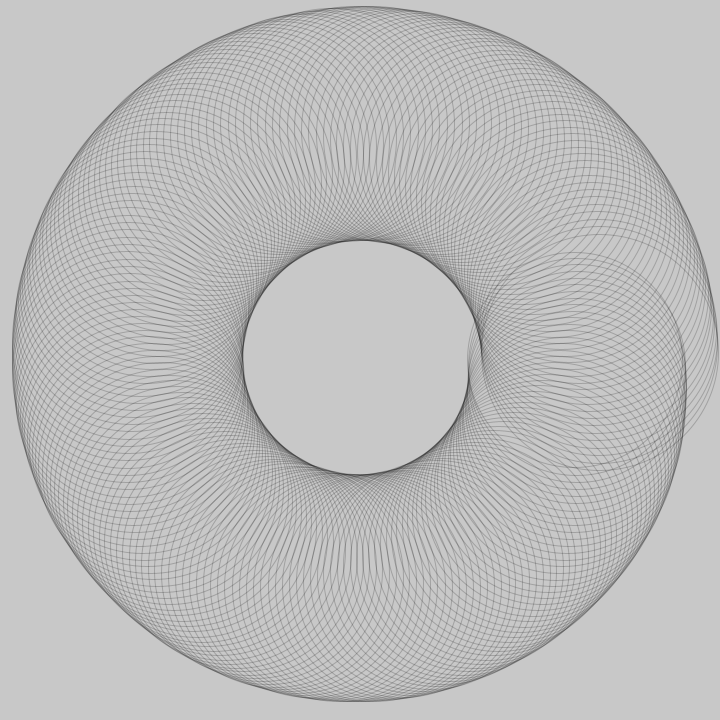
Frame 1 (no input)
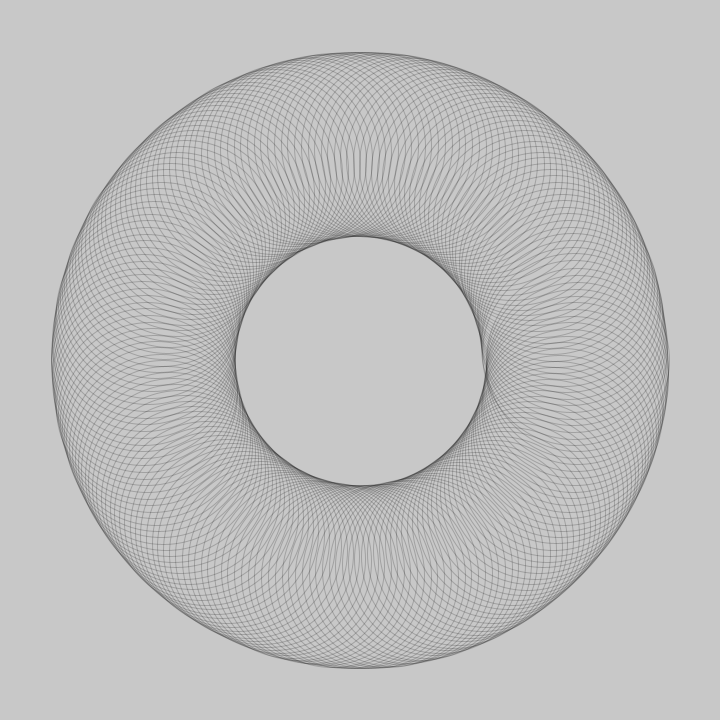
Frame 60 (the mouse pressed at the canvas centre just before this capture)
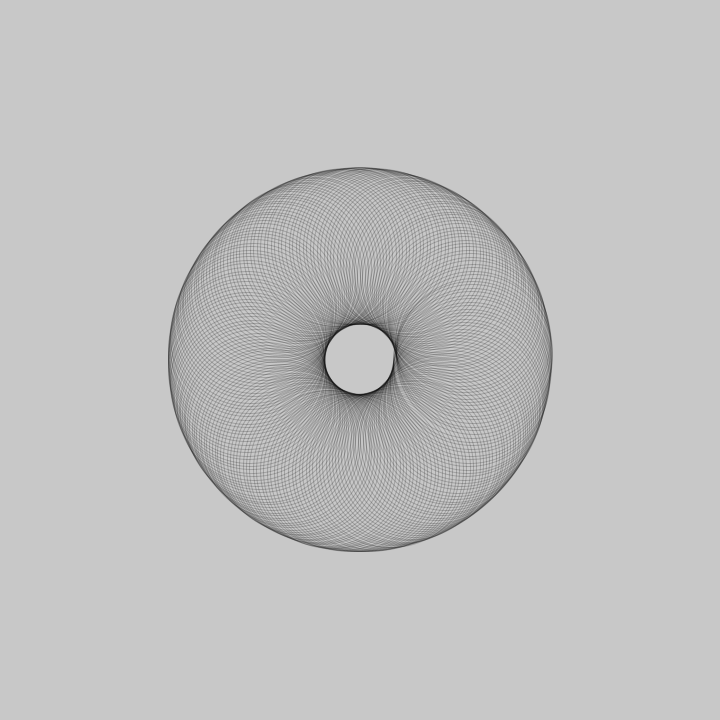
Frame 120 (the mouse held since frame 60 and released just before this capture)

The Processing sketch that drew these frames (run headless with seeded random() and noise(); from frame 60 on, the mouse is pressed at the canvas centre):

// Processing sketch: circular_animation
// ── circular_animation.pde
void setup(){
  size(720,720);
}

void draw(){
  background(200);
  noFill();
  stroke(0, 50);
  
  pushMatrix();
  translate(width*0.5, height*0.5);
  for (float theta = 0; theta < TWO_PI; theta += PI*0.01){
    float rad = 200.0 + 100*sin(millis()*0.001);
    float el_rad = 200 + 50*sin(millis()*0.002);
    float y = rad*sin(theta);
    float x = rad*cos(theta);
    ellipse(x,y, el_rad, el_rad);
  }
  popMatrix();
  
}
